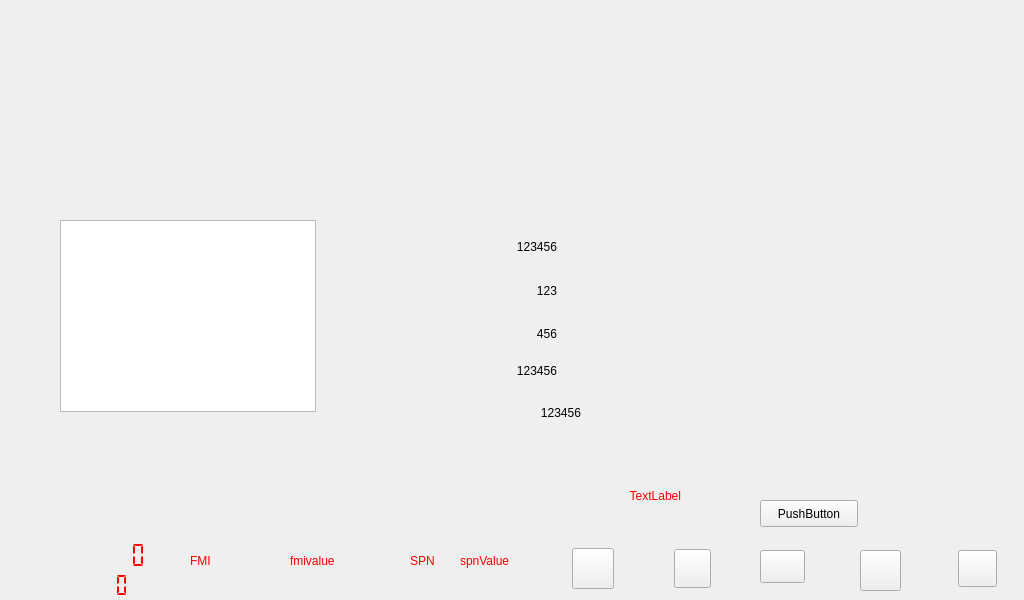
<?xml version="1.0" encoding="UTF-8"?>
<ui version="4.0">
 <class>Widget</class>
 <widget class="QWidget" name="Widget">
  <property name="geometry">
   <rect>
    <x>0</x>
    <y>0</y>
    <width>1024</width>
    <height>600</height>
   </rect>
  </property>
  <property name="windowTitle">
   <string>Widget</string>
  </property>
  <widget class="QPushButton" name="ptn_back">
   <property name="geometry">
    <rect>
     <x>760</x>
     <y>550</y>
     <width>45</width>
     <height>33</height>
    </rect>
   </property>
   <property name="styleSheet">
    <string notr="true">border-image: url(:/new/prefix1/imagejy/qihuan.png);</string>
   </property>
   <property name="text">
    <string/>
   </property>
  </widget>
  <widget class="QPushButton" name="pushButton_timesetup">
   <property name="geometry">
    <rect>
     <x>860</x>
     <y>550</y>
     <width>41</width>
     <height>41</height>
    </rect>
   </property>
   <property name="styleSheet">
    <string notr="true">border-image: url(:/new/prefix1/imagejy/setup.png);</string>
   </property>
   <property name="text">
    <string/>
   </property>
  </widget>
  <widget class="QPushButton" name="pushButton_timesetup_2">
   <property name="geometry">
    <rect>
     <x>674</x>
     <y>549</y>
     <width>37</width>
     <height>39</height>
    </rect>
   </property>
   <property name="styleSheet">
    <string notr="true">border-image: url(:/new/prefix1/imagejy/zw/dianhua.png);</string>
   </property>
   <property name="text">
    <string/>
   </property>
  </widget>
  <widget class="QPushButton" name="pushButton_timesetup_3">
   <property name="geometry">
    <rect>
     <x>958</x>
     <y>550</y>
     <width>39</width>
     <height>37</height>
    </rect>
   </property>
   <property name="styleSheet">
    <string notr="true">border-image: url(:/new/prefix1/imagejy/laba.png);
</string>
   </property>
   <property name="text">
    <string/>
   </property>
  </widget>
  <widget class="QLabel" name="label">
   <property name="geometry">
    <rect>
     <x>453</x>
     <y>226</y>
     <width>104</width>
     <height>42</height>
    </rect>
   </property>
   <property name="styleSheet">
    <string notr="true">font: 22pt &quot;Ubuntu&quot;;</string>
   </property>
   <property name="text">
    <string>123456</string>
   </property>
   <property name="textFormat">
    <enum>Qt::AutoText</enum>
   </property>
   <property name="alignment">
    <set>Qt::AlignRight|Qt::AlignTrailing|Qt::AlignVCenter</set>
   </property>
  </widget>
  <widget class="QLabel" name="label_2">
   <property name="geometry">
    <rect>
     <x>453</x>
     <y>270</y>
     <width>104</width>
     <height>42</height>
    </rect>
   </property>
   <property name="styleSheet">
    <string notr="true">font: 22pt &quot;Ubuntu&quot;;</string>
   </property>
   <property name="text">
    <string>&lt;html&gt;&lt;head/&gt;&lt;body&gt;&lt;p&gt;123&lt;span style=&quot; font-size:20pt;&quot;&gt;&lt;br/&gt;&lt;/span&gt;&lt;/p&gt;&lt;/body&gt;&lt;/html&gt;</string>
   </property>
   <property name="alignment">
    <set>Qt::AlignRight|Qt::AlignTrailing|Qt::AlignVCenter</set>
   </property>
  </widget>
  <widget class="QLabel" name="label_3">
   <property name="geometry">
    <rect>
     <x>453</x>
     <y>313</y>
     <width>104</width>
     <height>42</height>
    </rect>
   </property>
   <property name="styleSheet">
    <string notr="true">font: 22pt &quot;Ubuntu&quot;;</string>
   </property>
   <property name="text">
    <string>&lt;html&gt;&lt;head/&gt;&lt;body&gt;&lt;p&gt;456&lt;/p&gt;&lt;/body&gt;&lt;/html&gt;</string>
   </property>
   <property name="alignment">
    <set>Qt::AlignRight|Qt::AlignTrailing|Qt::AlignVCenter</set>
   </property>
  </widget>
  <widget class="QLabel" name="label_4">
   <property name="geometry">
    <rect>
     <x>453</x>
     <y>357</y>
     <width>104</width>
     <height>42</height>
    </rect>
   </property>
   <property name="styleSheet">
    <string notr="true">font: 22pt &quot;Ubuntu&quot;;</string>
   </property>
   <property name="text">
    <string>&lt;html&gt;&lt;head/&gt;&lt;body&gt;&lt;p&gt;123456&lt;br/&gt;&lt;/p&gt;&lt;/body&gt;&lt;/html&gt;</string>
   </property>
   <property name="alignment">
    <set>Qt::AlignRight|Qt::AlignTrailing|Qt::AlignVCenter</set>
   </property>
  </widget>
  <widget class="QLabel" name="label_5">
   <property name="geometry">
    <rect>
     <x>430</x>
     <y>400</y>
     <width>151</width>
     <height>41</height>
    </rect>
   </property>
   <property name="styleSheet">
    <string notr="true">font: 22pt &quot;Ubuntu&quot;;</string>
   </property>
   <property name="text">
    <string>&lt;html&gt;&lt;head/&gt;&lt;body&gt;&lt;p&gt;123456&lt;br/&gt;&lt;/p&gt;&lt;/body&gt;&lt;/html&gt;</string>
   </property>
   <property name="alignment">
    <set>Qt::AlignRight|Qt::AlignTrailing|Qt::AlignVCenter</set>
   </property>
  </widget>
  <widget class="QLabel" name="label_6">
   <property name="geometry">
    <rect>
     <x>380</x>
     <y>100</y>
     <width>441</width>
     <height>51</height>
    </rect>
   </property>
   <property name="text">
    <string>&lt;html&gt;&lt;head/&gt;&lt;body&gt;&lt;p&gt;&lt;br/&gt;&lt;/p&gt;&lt;/body&gt;&lt;/html&gt;</string>
   </property>
  </widget>
  <widget class="QLCDNumber" name="lcdNumber">
   <property name="geometry">
    <rect>
     <x>30</x>
     <y>570</y>
     <width>101</width>
     <height>31</height>
    </rect>
   </property>
   <property name="styleSheet">
    <string notr="true">color: rgb(255, 0, 0);</string>
   </property>
   <property name="frameShape">
    <enum>QFrame::NoFrame</enum>
   </property>
   <property name="digitCount">
    <number>8</number>
   </property>
   <property name="segmentStyle">
    <enum>QLCDNumber::Flat</enum>
   </property>
  </widget>
  <widget class="QLCDNumber" name="lcdNumber_2">
   <property name="geometry">
    <rect>
     <x>10</x>
     <y>540</y>
     <width>141</width>
     <height>31</height>
    </rect>
   </property>
   <property name="autoFillBackground">
    <bool>false</bool>
   </property>
   <property name="styleSheet">
    <string notr="true">color: rgb(255, 0, 0);</string>
   </property>
   <property name="frameShape">
    <enum>QFrame::NoFrame</enum>
   </property>
   <property name="smallDecimalPoint">
    <bool>false</bool>
   </property>
   <property name="numDigits">
    <number>10</number>
   </property>
   <property name="segmentStyle">
    <enum>QLCDNumber::Flat</enum>
   </property>
  </widget>
  <widget class="QLabel" name="label_7">
   <property name="geometry">
    <rect>
     <x>190</x>
     <y>540</y>
     <width>41</width>
     <height>41</height>
    </rect>
   </property>
   <property name="styleSheet">
    <string notr="true">color: rgb(255, 0, 0);</string>
   </property>
   <property name="text">
    <string>FMI</string>
   </property>
  </widget>
  <widget class="QLabel" name="label_8">
   <property name="geometry">
    <rect>
     <x>410</x>
     <y>540</y>
     <width>41</width>
     <height>41</height>
    </rect>
   </property>
   <property name="styleSheet">
    <string notr="true">color: rgb(255, 0, 0);</string>
   </property>
   <property name="text">
    <string>SPN</string>
   </property>
  </widget>
  <widget class="QLabel" name="label_9">
   <property name="geometry">
    <rect>
     <x>290</x>
     <y>540</y>
     <width>91</width>
     <height>41</height>
    </rect>
   </property>
   <property name="styleSheet">
    <string notr="true">color: rgb(255, 0, 0);</string>
   </property>
   <property name="text">
    <string>fmivalue</string>
   </property>
  </widget>
  <widget class="QLabel" name="label_10">
   <property name="geometry">
    <rect>
     <x>460</x>
     <y>540</y>
     <width>91</width>
     <height>41</height>
    </rect>
   </property>
   <property name="styleSheet">
    <string notr="true">color: rgb(255, 0, 0);</string>
   </property>
   <property name="text">
    <string>spnValue</string>
   </property>
  </widget>
  <widget class="QLabel" name="label_showCan">
   <property name="geometry">
    <rect>
     <x>390</x>
     <y>470</y>
     <width>301</width>
     <height>51</height>
    </rect>
   </property>
   <property name="styleSheet">
    <string notr="true">color: rgb(255, 0, 0);
font: 75 italic 22pt &quot;Ubuntu&quot;;</string>
   </property>
   <property name="text">
    <string>TextLabel   </string>
   </property>
   <property name="alignment">
    <set>Qt::AlignRight|Qt::AlignTrailing|Qt::AlignVCenter</set>
   </property>
  </widget>
  <widget class="QPushButton" name="pushButton">
   <property name="geometry">
    <rect>
     <x>572</x>
     <y>548</y>
     <width>42</width>
     <height>41</height>
    </rect>
   </property>
   <property name="styleSheet">
    <string notr="true">border-image: url(:/new/prefix1/imagejy/zw/Media.png);</string>
   </property>
   <property name="text">
    <string/>
   </property>
  </widget>
  <widget class="QTextBrowser" name="textBrowser">
   <property name="geometry">
    <rect>
     <x>60</x>
     <y>220</y>
     <width>256</width>
     <height>192</height>
    </rect>
   </property>
  </widget>
  <widget class="QPushButton" name="pushButton_2">
   <property name="geometry">
    <rect>
     <x>760</x>
     <y>500</y>
     <width>98</width>
     <height>27</height>
    </rect>
   </property>
   <property name="text">
    <string>PushButton</string>
   </property>
  </widget>
 </widget>
 <layoutdefault spacing="6" margin="11"/>
 <resources/>
 <connections/>
</ui>
